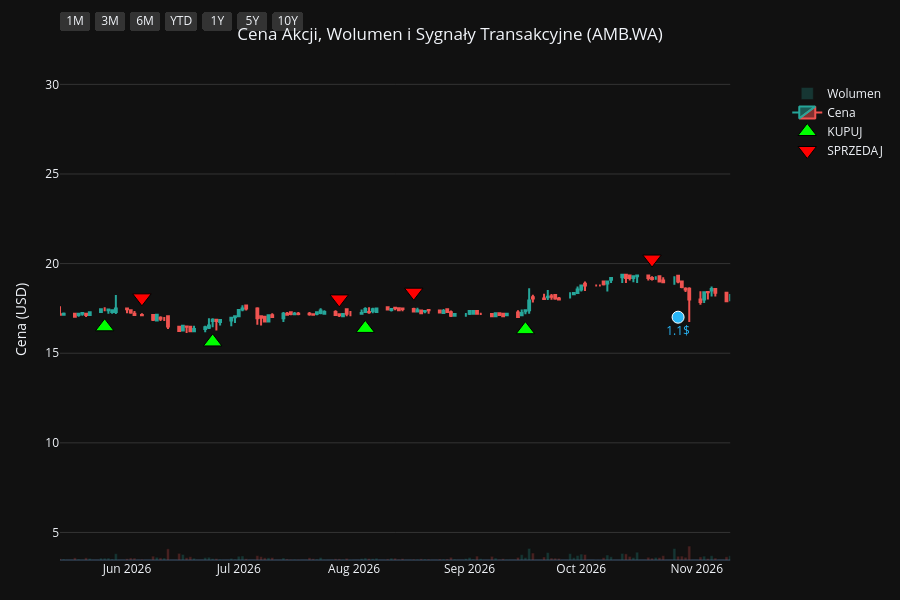
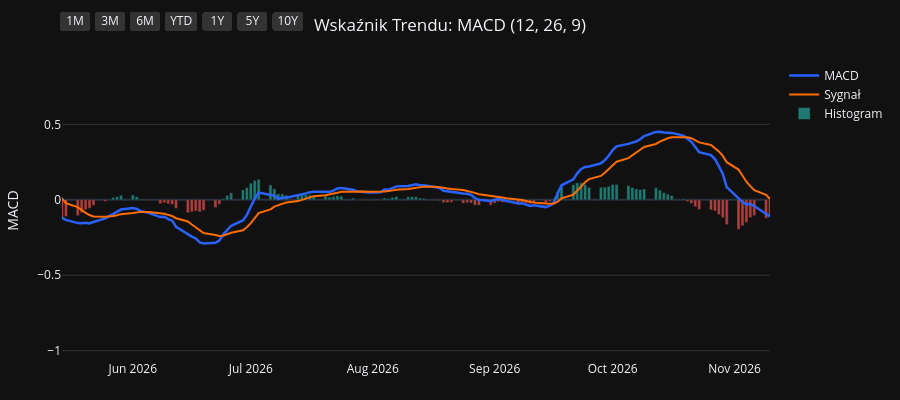
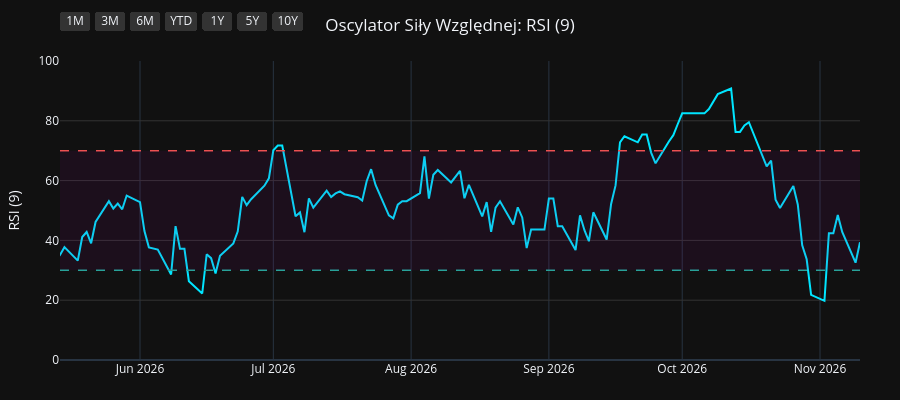
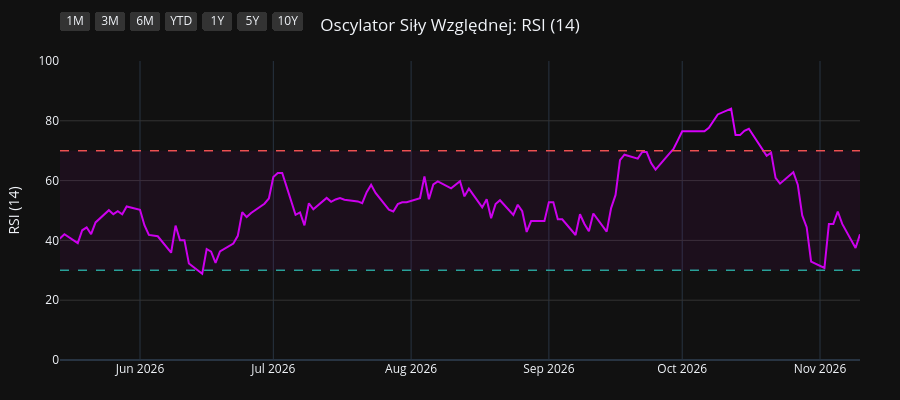

Here is the notebook cell these charts were saved with, in order:
### Code cell
import os
import yfinance as yf
import pandas as pd
import pandas_ta as ta
import plotly.graph_objects as go
from plotly.subplots import make_subplots

# 1. Pobranie i przygotowanie danych
symbol = os.environ.get("STOCK_TICKER", "").strip().upper()
if not symbol:
    raise RuntimeError("Set STOCK_TICKER before running price_extractor.ipynb")
df = yf.Ticker(symbol).history(period="10y")
df.index = df.index.tz_localize(None)

# Wskaźniki i sygnały
df.ta.macd(fast=12, slow=26, signal=9, append=True)
df.ta.rsi(length=9, append=True)
df.ta.rsi(length=14, append=True)
df.ta.rsi(length=21, append=True)
df.dropna(inplace=True)

macd = df['MACD_12_26_9']
signal = df['MACDs_12_26_9']
wczorajszy_macd = macd.shift(1)
wczorajszy_signal = signal.shift(1)

df['Decyzja'] = 'BRAK'
df.loc[(macd > signal) & (wczorajszy_macd <= wczorajszy_signal), 'Decyzja'] = 'KUPUJ'
df.loc[(macd < signal) & (wczorajszy_macd >= wczorajszy_signal), 'Decyzja'] = 'SPRZEDAJ'

df_kupuj = df[df['Decyzja'] == 'KUPUJ']
df_sprzedaj = df[df['Decyzja'] == 'SPRZEDAJ']
df_dywidendy = df[df['Dividends'] > 0]
df_splity = df[df['Stock Splits'] > 0]

# Wspólna konfiguracja osi X
konfiguracja_osi_x = dict(
    type="date",
    showspikes=True, spikemode="across", spikesnap="cursor", spikedash="dot", spikecolor="#ffffff", spikethickness=1, hoverformat="%Y-%m-%d",
    rangeselector=dict(
        buttons=list([
            dict(count=1, label="1M", step="month", stepmode="backward"),
            dict(count=3, label="3M", step="month", stepmode="backward"),
            dict(count=6, label="6M", step="month", stepmode="backward"),
            dict(count=1, label="YTD", step="year", stepmode="todate"),
            dict(count=1, label="1Y", step="year", stepmode="backward"),
            dict(count=5, label="5Y", step="year", stepmode="backward"),
            dict(step="all", label="10Y")
        ]),
        bgcolor="#333333", activecolor="#2962ff", x=0, y=1.1
    )
)

# ==========================================
# WYKRES 1: CENA + WOLUMEN + SYGNAŁY
# ==========================================
fig1 = make_subplots(specs=[[{"secondary_y": True}]])

kolory_wolumenu = ['#26a69a' if row['Close'] >= row['Open'] else '#ef5350' for index, row in df.iterrows()]
fig1.add_trace(go.Bar(x=df.index, y=df['Volume'], marker_color=kolory_wolumenu, opacity=0.25, name='Wolumen'), secondary_y=True)
fig1.add_trace(go.Candlestick(x=df.index, open=df['Open'], high=df['High'], low=df['Low'], close=df['Close'], name='Cena', increasing_line_color='#26a69a', decreasing_line_color='#ef5350'), secondary_y=False)
fig1.add_trace(go.Scatter(x=df_kupuj.index, y=df_kupuj['Low'] * 0.95, customdata=df_kupuj[['Low', 'High']], mode='markers', marker=dict(symbol='triangle-up', size=16, color='#00ff00', line=dict(width=1, color='black')), name='KUPUJ', hovertemplate='KUPUJ<br>Najniższa: %{customdata[0]:.2f}<br>Najwyższa: %{customdata[1]:.2f}<extra></extra>'), secondary_y=False)
fig1.add_trace(go.Scatter(x=df_sprzedaj.index, y=df_sprzedaj['High'] * 1.05, customdata=df_sprzedaj[['Low', 'High']], mode='markers', marker=dict(symbol='triangle-down', size=16, color='#ff0000', line=dict(width=1, color='black')), name='SPRZEDAJ', hovertemplate='SPRZEDAJ<br>Najniższa: %{customdata[0]:.2f}<br>Najwyższa: %{customdata[1]:.2f}<extra></extra>'), secondary_y=False)

if not df_dywidendy.empty:
    fig1.add_trace(go.Scatter(x=df_dywidendy.index, y=df_dywidendy['Low'] * 0.90, mode='markers+text', marker=dict(symbol='circle', size=12, color='#29b6f6', line=dict(width=1, color='white')), text=df_dywidendy['Dividends'].apply(lambda x: f"{x}$"), textposition="bottom center", name='Dywidenda', showlegend=False, hovertemplate='Dywidenda: %{text}<extra></extra>', textfont=dict(color="#29b6f6")), secondary_y=False)
if not df_splity.empty:
                    fig1.add_trace(go.Scatter(x=df_splity.index, y=df_splity['High'], mode='markers+text', marker=dict(symbol='star', size=16, color='#ffee58', line=dict(width=1, color='black')), text=df_splity['Stock Splits'].apply(lambda x: f"{x:g}:1" if x >= 1 else f"1:{1 / x:g}"), textposition="top center", name='Split', hovertemplate='%{text}<extra></extra>', textfont=dict(color="#ffee58")), secondary_y=False)

fig1.update_layout(title=dict(text=f"Cena Akcji, Wolumen i Sygnały Transakcyjne ({symbol})", x=0.5, xanchor='center'), dragmode='pan', xaxis_rangeslider_visible=False, template='plotly_dark', height=600, hovermode='x unified', margin=dict(l=60, r=40, t=60, b=40))
fig1.update_xaxes(**konfiguracja_osi_x)
fig1.update_xaxes(range=[df.index.max() - pd.Timedelta(days=180), df.index.max()])
fig1.update_yaxes(title_text="Cena (USD)", secondary_y=False, gridcolor='#333333')
fig1.update_yaxes(range=[0, df['Volume'].max() * 4], showgrid=False, showticklabels=False, secondary_y=True)
fig1.show(config={'scrollZoom': True})

# ==========================================
# WYKRES 2: WSKAŹNIK MACD
# ==========================================
fig2 = go.Figure()
fig2.add_trace(go.Scatter(x=df.index, y=df['MACD_12_26_9'], line=dict(color='#2962ff', width=2.5), name='MACD'))
fig2.add_trace(go.Scatter(x=df.index, y=df['MACDs_12_26_9'], line=dict(color='#ff6d00', width=2), name='Sygnał'))
kolory_macd = ['#26a69a' if val >= 0 else '#ef5350' for val in df['MACDh_12_26_9']]
fig2.add_trace(go.Bar(x=df.index, y=df['MACDh_12_26_9'], marker_color=kolory_macd, name='Histogram', opacity=0.7))
fig2.update_layout(title=dict(text="Wskaźnik Trendu: MACD (12, 26, 9)", x=0.5, xanchor='center'), dragmode='pan', xaxis_rangeslider_visible=False, template='plotly_dark', height=400, hovermode='x unified', margin=dict(l=60, r=40, t=60, b=40))
fig2.update_xaxes(**konfiguracja_osi_x)
fig2.update_xaxes(range=[df.index.max() - pd.Timedelta(days=180), df.index.max()])
fig2.update_yaxes(title_text="MACD", gridcolor='#333333')
fig2.show(config={'scrollZoom': True})

# ==========================================
# WYKRES 3: OSCYLATOR RSI (9)
# ==========================================
fig3 = go.Figure()
fig3.add_trace(go.Scatter(x=df.index, y=df['RSI_9'], line=dict(color='#00e5ff', width=2), name='RSI (9)'))
fig3.add_hline(y=70, line_dash="dash", line_color="#ef5350", line_width=1.5)
fig3.add_hline(y=30, line_dash="dash", line_color="#26a69a", line_width=1.5)
fig3.add_hrect(y0=30, y1=70, line_width=0, fillcolor="purple", opacity=0.1)
fig3.update_layout(title=dict(text="Oscylator Siły Względnej: RSI (9)", x=0.5, xanchor='center'), dragmode='pan', xaxis_rangeslider_visible=False, template='plotly_dark', height=400, hovermode='x unified', margin=dict(l=60, r=40, t=60, b=40))
fig3.update_xaxes(**konfiguracja_osi_x)
fig3.update_xaxes(range=[df.index.max() - pd.Timedelta(days=180), df.index.max()])
fig3.update_yaxes(title_text="RSI (9)", range=[0, 100], gridcolor='#333333')
fig3.show(config={'scrollZoom': True})

# ==========================================
# WYKRES 4: OSCYLATOR RSI (14)
# ==========================================
fig4 = go.Figure()
fig4.add_trace(go.Scatter(x=df.index, y=df['RSI_14'], line=dict(color='#d500f9', width=2), name='RSI (14)'))
fig4.add_hline(y=70, line_dash="dash", line_color="#ef5350", line_width=1.5)
fig4.add_hline(y=30, line_dash="dash", line_color="#26a69a", line_width=1.5)
fig4.add_hrect(y0=30, y1=70, line_width=0, fillcolor="purple", opacity=0.1)
fig4.update_layout(title=dict(text="Oscylator Siły Względnej: RSI (14)", x=0.5, xanchor='center'), dragmode='pan', xaxis_rangeslider_visible=False, template='plotly_dark', height=400, hovermode='x unified', margin=dict(l=60, r=40, t=60, b=40))
fig4.update_xaxes(**konfiguracja_osi_x)
fig4.update_xaxes(range=[df.index.max() - pd.Timedelta(days=180), df.index.max()])
fig4.update_yaxes(title_text="RSI (14)", range=[0, 100], gridcolor='#333333')
fig4.show(config={'scrollZoom': True})

# ==========================================
# WYKRES 5: OSCYLATOR RSI (21)
# ==========================================
fig5 = go.Figure()
fig5.add_trace(go.Scatter(x=df.index, y=df['RSI_21'], line=dict(color='#64dd17', width=2), name='RSI (21)'))
fig5.add_hline(y=70, line_dash="dash", line_color="#ef5350", line_width=1.5)
fig5.add_hline(y=30, line_dash="dash", line_color="#26a69a", line_width=1.5)
fig5.add_hrect(y0=30, y1=70, line_width=0, fillcolor="purple", opacity=0.1)
fig5.update_layout(title=dict(text="Oscylator Siły Względnej: RSI (21)", x=0.5, xanchor='center'), dragmode='pan', xaxis_rangeslider_visible=False, template='plotly_dark', height=400, hovermode='x unified', margin=dict(l=60, r=40, t=60, b=40))
fig5.update_xaxes(**konfiguracja_osi_x)
fig5.update_xaxes(range=[df.index.max() - pd.Timedelta(days=180), df.index.max()])
fig5.update_yaxes(title_text="RSI (21)", range=[0, 100], gridcolor='#333333')
fig5.show(config={'scrollZoom': True})

### Figure 1 — Plotly figure (JSON) as saved in the notebook; plotly's stock layout.template omitted (floating-point values rounded to 4 significant figures; data arrays with more than 128 entries replaced by an {"elided": "..."} marker saying what was removed)
{"data": [{"marker": {"color": {"elided": "2506 str values"}}, "name": "Wolumen", "opacity": 0.25, "type": "bar", "x": {"elided": "2506 str values"}, "xaxis": "x", "y": {"elided": "2506 int values"}, "yaxis": "y2"}, {"close": {"elided": "2506 float values"}, "decreasing": {"line": {"color": "#ef5350"}}, "high": {"elided": "2506 float values"}, "increasing": {"line": {"color": "#26a69a"}}, "low": {"elided": "2506 float values"}, "name": "Cena", "open": {"elided": "2506 float values"}, "type": "candlestick", "x": {"elided": "2506 str values"}, "xaxis": "x", "yaxis": "y"}, {"customdata": {"elided": "108x2 float values"}, "hovertemplate": "KUPUJ<br>Najniższa: %{customdata[0]:.2f}<br>Najwyższa: %{customdata[1]:.2f}<extra></extra>", "marker": {"color": "#00ff00", "line": {"color": "black", "width": 1}, "size": 16, "symbol": "triangle-up"}, "mode": "markers", "name": "KUPUJ", "type": "scatter", "x": ["2017-02-28T00:00:00", "2017-03-15T00:00:00", "2017-05-09T00:00:00", "2017-07-13T00:00:00", "2017-08-03T00:00:00", "2017-08-09T00:00:00", "2017-08-22T00:00:00", "2017-09-01T00:00:00", "2017-09-08T00:00:00", "2017-10-04T00:00:00", "2017-10-31T00:00:00", "2017-12-19T00:00:00", "2017-12-29T00:00:00", "2018-02-15T00:00:00", "2018-02-26T00:00:00", "2018-03-05T00:00:00", "2018-04-05T00:00:00", "2018-05-14T00:00:00", "2018-06-06T00:00:00", "2018-07-10T00:00:00", "2018-08-21T00:00:00", "2018-09-27T00:00:00", "2018-10-12T00:00:00", "2018-11-02T00:00:00", "2018-11-26T00:00:00", "2019-01-16T00:00:00", "2019-02-05T00:00:00", "2019-02-22T00:00:00", "2019-04-18T00:00:00", "2019-05-28T00:00:00", "2019-06-12T00:00:00", "2019-07-08T00:00:00", "2019-09-04T00:00:00", "2019-10-22T00:00:00", "2019-12-13T00:00:00", "2020-03-25T00:00:00", "2020-05-13T00:00:00", "2020-06-23T00:00:00", "2020-07-10T00:00:00", "2020-08-06T00:00:00", "2020-08-19T00:00:00", "2020-09-29T00:00:00", "2020-11-04T00:00:00", "2020-11-09T00:00:00", "2020-12-01T00:00:00", "2020-12-29T00:00:00", "2021-02-22T00:00:00", "2021-02-24T00:00:00", "2021-03-11T00:00:00", "2021-04-12T00:00:00", "2021-05-14T00:00:00", "2021-07-14T00:00:00", "2021-08-18T00:00:00", "2021-09-09T00:00:00", "2021-12-03T00:00:00", "2022-01-12T00:00:00", "2022-02-10T00:00:00", "2022-02-18T00:00:00", "2022-02-28T00:00:00", "2022-03-15T00:00:00", "2022-05-23T00:00:00", "2022-06-23T00:00:00", "2022-08-03T00:00:00", "2022-08-18T00:00:00", "2022-10-06T00:00:00", "2022-12-12T00:00:00", "2023-01-10T00:00:00", "2023-02-21T00:00:00", "2023-03-16T00:00:00", "2023-04-13T00:00:00", "2023-05-09T00:00:00", "2023-05-19T00:00:00", "2023-05-30T00:00:00", "2023-07-03T00:00:00", "2023-07-07T00:00:00", "2023-08-02T00:00:00", "2023-08-18T00:00:00", "2023-10-16T00:00:00", "2023-11-02T00:00:00", "2023-12-01T00:00:00", "2024-01-23T00:00:00", "2024-03-21T00:00:00", "2024-05-02T00:00:00", "2024-07-19T00:00:00", "2024-08-08T00:00:00", "2024-09-10T00:00:00", "2024-12-06T00:00:00", "2024-12-10T00:00:00", "2025-01-02T00:00:00", "2025-02-10T00:00:00", "2025-04-03T00:00:00", "2025-04-08T00:00:00", "2025-05-14T00:00:00", "2025-05-23T00:00:00", "2025-05-30T00:00:00", "2025-06-20T00:00:00", "2025-09-12T00:00:00", "2025-09-26T00:00:00", "2025-10-28T00:00:00", "2025-12-03T00:00:00", "2025-12-16T00:00:00", "2026-01-02T00:00:00", "2026-02-18T00:00:00", "2026-04-16T00:00:00", "2026-05-26T00:00:00", "2026-06-24T00:00:00", "2026-08-04T00:00:00", "2026-09-16T00:00:00"], "xaxis": "x", "y": [5.39, 5.638, 5.962, 6.281, 6.31, 6.346, 6.381, 6.428, 6.434, 6.67, 6.855, 8.375, 8.543, 8.966, 8.717, 8.717, 8.219, 8.032, 8.593, 8.001, 7.659, 7.285, 7.161, 7.202, 7.268, 8.755, 8.788, 9.283, 9.647, 10.14, 10.31, 10.11, 10.7, 10.97, 11.07, 9.585, 10.62, 12.17, 12.24, 12.24, 12.07, 12.45, 12.09, 12.3, 12.45, 13.63, 14.09, 13.92, 14.13, 13.84, 16.21, 15.78, 15.78, 15.49, 17.66, 18.56, 17.59, 17.07, 16.84, 15.73, 14.91, 14.09, 15.35, 15.69, 14.53, 15.43, 15.34, 16.31, 16.78, 18.82, 18.98, 19.52, 19.84, 20.78, 20.39, 20.62, 20.15, 23.21, 23.74, 22.44, 23.82, 23.91, 22.61, 20.49, 19.27, 18.86, 19.17, 19.0, 18.83, 19.13, 17.9, 17.77, 17.85, 17.73, 17.52, 17.81, 16.51, 15.98, 16.46, 15.72, 15.27, 15.38, 15.14, 16.89, 16.47, 15.63, 16.38, 16.31], "yaxis": "y"}, {"customdata": {"elided": "109x2 float values"}, "hovertemplate": "SPRZEDAJ<br>Najniższa: %{customdata[0]:.2f}<br>Najwyższa: %{customdata[1]:.2f}<extra></extra>", "marker": {"color": "#ff0000", "line": {"color": "black", "width": 1}, "size": 16, "symbol": "triangle-down"}, "mode": "markers", "name": "SPRZEDAJ", "type": "scatter", "x": ["2017-02-02T00:00:00", "2017-03-10T00:00:00", "2017-04-03T00:00:00", "2017-06-08T00:00:00", "2017-07-31T00:00:00", "2017-08-04T00:00:00", "2017-08-10T00:00:00", "2017-08-30T00:00:00", "2017-09-06T00:00:00", "2017-09-21T00:00:00", "2017-10-19T00:00:00", "2017-12-08T00:00:00", "2017-12-25T00:00:00", "2018-01-16T00:00:00", "2018-02-23T00:00:00", "2018-03-01T00:00:00", "2018-03-08T00:00:00", "2018-04-26T00:00:00", "2018-05-28T00:00:00", "2018-06-13T00:00:00", "2018-08-02T00:00:00", "2018-09-07T00:00:00", "2018-10-05T00:00:00", "2018-10-30T00:00:00", "2018-11-21T00:00:00", "2019-01-03T00:00:00", "2019-01-24T00:00:00", "2019-02-19T00:00:00", "2019-03-06T00:00:00", "2019-05-13T00:00:00", "2019-06-11T00:00:00", "2019-06-14T00:00:00", "2019-07-29T00:00:00", "2019-09-20T00:00:00", "2019-11-22T00:00:00", "2020-02-11T00:00:00", "2020-05-05T00:00:00", "2020-06-10T00:00:00", "2020-06-24T00:00:00", "2020-07-21T00:00:00", "2020-08-17T00:00:00", "2020-09-03T00:00:00", "2020-10-13T00:00:00", "2020-11-06T00:00:00", "2020-11-24T00:00:00", "2020-12-16T00:00:00", "2021-01-14T00:00:00", "2021-02-23T00:00:00", "2021-03-02T00:00:00", "2021-03-23T00:00:00", "2021-05-13T00:00:00", "2021-05-26T00:00:00", "2021-08-12T00:00:00", "2021-08-24T00:00:00", "2021-10-07T00:00:00", "2022-01-04T00:00:00", "2022-01-17T00:00:00", "2022-02-14T00:00:00", "2022-02-21T00:00:00", "2022-03-01T00:00:00", "2022-04-13T00:00:00", "2022-06-13T00:00:00", "2022-08-01T00:00:00", "2022-08-04T00:00:00", "2022-08-26T00:00:00", "2022-11-21T00:00:00", "2022-12-19T00:00:00", "2023-02-14T00:00:00", "2023-03-10T00:00:00", "2023-04-04T00:00:00", "2023-04-18T00:00:00", "2023-05-17T00:00:00", "2023-05-25T00:00:00", "2023-06-06T00:00:00", "2023-07-04T00:00:00", "2023-07-10T00:00:00", "2023-08-03T00:00:00", "2023-09-26T00:00:00", "2023-10-25T00:00:00", "2023-11-09T00:00:00", "2024-01-09T00:00:00", "2024-02-23T00:00:00", "2024-04-12T00:00:00", "2024-06-05T00:00:00", "2024-07-26T00:00:00", "2024-09-05T00:00:00", "2024-10-25T00:00:00", "2024-12-09T00:00:00", "2024-12-20T00:00:00", "2025-01-21T00:00:00", "2025-02-28T00:00:00", "2025-04-04T00:00:00", "2025-05-13T00:00:00", "2025-05-15T00:00:00", "2025-05-26T00:00:00", "2025-06-17T00:00:00", "2025-07-25T00:00:00", "2025-09-17T00:00:00", "2025-10-22T00:00:00", "2025-11-06T00:00:00", "2025-12-04T00:00:00", "2025-12-18T00:00:00", "2026-01-22T00:00:00", "2026-03-20T00:00:00", "2026-04-28T00:00:00", "2026-06-05T00:00:00", "2026-07-28T00:00:00", "2026-08-17T00:00:00", "2026-10-20T00:00:00"], "xaxis": "x", "y": [5.801, 6.062, 6.616, 7.333, 7.17, 7.105, 7.203, 7.079, 7.059, 7.359, 7.431, 8.995, 9.36, 10.29, 9.566, 9.635, 9.669, 8.947, 9.153, 9.566, 9.084, 8.74, 8.018, 7.851, 7.96, 9.457, 9.64, 10.11, 10.95, 11.47, 11.58, 11.65, 11.83, 12.71, 12.46, 15.01, 12.12, 13.18, 13.87, 13.64, 13.76, 14.18, 14.02, 13.72, 13.87, 14.9, 15.42, 15.86, 15.74, 15.74, 18.0, 18.95, 17.44, 17.76, 20.61, 20.76, 21.01, 19.28, 19.36, 19.11, 18.86, 16.06, 17.22, 17.13, 17.92, 17.33, 17.25, 18.16, 18.89, 20.37, 20.97, 21.67, 22.01, 22.71, 23.14, 23.14, 23.23, 25.91, 26.69, 26.87, 26.33, 28.4, 26.51, 25.88, 22.42, 21.03, 24.27, 21.7, 20.53, 21.84, 21.94, 20.2, 20.06, 20.06, 19.92, 19.78, 20.62, 18.21, 18.36, 18.47, 17.41, 17.14, 17.22, 18.96, 19.16, 18.09, 18.03, 18.41, 20.25], "yaxis": "y"}, {"hovertemplate": "Dywidenda: %{text}<extra></extra>", "marker": {"color": "#29b6f6", "line": {"color": "white", "width": 1}, "size": 12, "symbol": "circle"}, "mode": "markers+text", "name": "Dywidenda", "showlegend": false, "text": ["0.6$", "0.68$", "0.7$", "0.7$", "0.95$", "1.0$", "1.1$", "1.1$", "1.1$", "1.1$"], "textfont": {"color": "#29b6f6"}, "textposition": "bottom center", "type": "scatter", "x": ["2017-10-20T00:00:00", "2018-10-23T00:00:00", "2019-10-29T00:00:00", "2020-10-26T00:00:00", "2021-11-02T00:00:00", "2022-11-02T00:00:00", "2023-11-02T00:00:00", "2024-10-29T00:00:00", "2025-10-31T00:00:00", "2026-10-27T00:00:00"], "xaxis": "x", "y": [6.341, 6.51, 10.42, 11.45, 16.24, 14.41, 22.49, 20.09, 15.91, 17.01], "yaxis": "y"}], "layout": {"dragmode": "pan", "height": 600, "hovermode": "x unified", "margin": {"b": 40, "l": 60, "r": 40, "t": 60}, "title": {"text": "Cena Akcji, Wolumen i Sygnały Transakcyjne (AMB.WA)", "x": 0.5, "xanchor": "center"}, "xaxis": {"anchor": "y", "domain": [0.0, 0.94], "hoverformat": "%Y-%m-%d", "range": ["2026-05-14T00:00:00", "2026-11-10T00:00:00"], "rangeselector": {"activecolor": "#2962ff", "bgcolor": "#333333", "buttons": [{"count": 1, "label": "1M", "step": "month", "stepmode": "backward"}, {"count": 3, "label": "3M", "step": "month", "stepmode": "backward"}, {"count": 6, "label": "6M", "step": "month", "stepmode": "backward"}, {"count": 1, "label": "YTD", "step": "year", "stepmode": "todate"}, {"count": 1, "label": "1Y", "step": "year", "stepmode": "backward"}, {"count": 5, "label": "5Y", "step": "year", "stepmode": "backward"}, {"label": "10Y", "step": "all"}], "x": 0, "y": 1.1}, "rangeslider": {"visible": false}, "showspikes": true, "spikecolor": "#ffffff", "spikedash": "dot", "spikemode": "across", "spikesnap": "cursor", "spikethickness": 1, "type": "date"}, "yaxis": {"anchor": "x", "domain": [0.0, 1.0], "gridcolor": "#333333", "title": {"text": "Cena (USD)"}}, "yaxis2": {"anchor": "x", "overlaying": "y", "range": [0, 1433520], "showgrid": false, "showticklabels": false, "side": "right"}}}

### Figure 2 — Plotly figure (JSON) as saved in the notebook; plotly's stock layout.template omitted (floating-point values rounded to 4 significant figures; data arrays with more than 128 entries replaced by an {"elided": "..."} marker saying what was removed)
{"data": [{"line": {"color": "#2962ff", "width": 2.5}, "name": "MACD", "type": "scatter", "x": {"elided": "2506 str values"}, "y": {"elided": "2506 float values"}}, {"line": {"color": "#ff6d00", "width": 2}, "name": "Sygnał", "type": "scatter", "x": {"elided": "2506 str values"}, "y": {"elided": "2506 float values"}}, {"marker": {"color": {"elided": "2506 str values"}}, "name": "Histogram", "opacity": 0.7, "type": "bar", "x": {"elided": "2506 str values"}, "y": {"elided": "2506 float values"}}], "layout": {"dragmode": "pan", "height": 400, "hovermode": "x unified", "margin": {"b": 40, "l": 60, "r": 40, "t": 60}, "title": {"text": "Wskaźnik Trendu: MACD (12, 26, 9)", "x": 0.5, "xanchor": "center"}, "xaxis": {"hoverformat": "%Y-%m-%d", "range": ["2026-05-14T00:00:00", "2026-11-10T00:00:00"], "rangeselector": {"activecolor": "#2962ff", "bgcolor": "#333333", "buttons": [{"count": 1, "label": "1M", "step": "month", "stepmode": "backward"}, {"count": 3, "label": "3M", "step": "month", "stepmode": "backward"}, {"count": 6, "label": "6M", "step": "month", "stepmode": "backward"}, {"count": 1, "label": "YTD", "step": "year", "stepmode": "todate"}, {"count": 1, "label": "1Y", "step": "year", "stepmode": "backward"}, {"count": 5, "label": "5Y", "step": "year", "stepmode": "backward"}, {"label": "10Y", "step": "all"}], "x": 0, "y": 1.1}, "rangeslider": {"visible": false}, "showspikes": true, "spikecolor": "#ffffff", "spikedash": "dot", "spikemode": "across", "spikesnap": "cursor", "spikethickness": 1, "type": "date"}, "yaxis": {"gridcolor": "#333333", "title": {"text": "MACD"}}}}

### Figure 3 — Plotly figure (JSON) as saved in the notebook; plotly's stock layout.template omitted (floating-point values rounded to 4 significant figures; data arrays with more than 128 entries replaced by an {"elided": "..."} marker saying what was removed)
{"data": [{"line": {"color": "#00e5ff", "width": 2}, "name": "RSI (9)", "type": "scatter", "x": {"elided": "2506 str values"}, "y": {"elided": "2506 float values"}}], "layout": {"dragmode": "pan", "height": 400, "hovermode": "x unified", "margin": {"b": 40, "l": 60, "r": 40, "t": 60}, "shapes": [{"line": {"color": "#ef5350", "dash": "dash", "width": 1.5}, "type": "line", "x0": 0, "x1": 1, "xref": "x domain", "y0": 70, "y1": 70, "yref": "y"}, {"line": {"color": "#26a69a", "dash": "dash", "width": 1.5}, "type": "line", "x0": 0, "x1": 1, "xref": "x domain", "y0": 30, "y1": 30, "yref": "y"}, {"fillcolor": "purple", "line": {"width": 0}, "opacity": 0.1, "type": "rect", "x0": 0, "x1": 1, "xref": "x domain", "y0": 30, "y1": 70, "yref": "y"}], "title": {"text": "Oscylator Siły Względnej: RSI (9)", "x": 0.5, "xanchor": "center"}, "xaxis": {"hoverformat": "%Y-%m-%d", "range": ["2026-05-14T00:00:00", "2026-11-10T00:00:00"], "rangeselector": {"activecolor": "#2962ff", "bgcolor": "#333333", "buttons": [{"count": 1, "label": "1M", "step": "month", "stepmode": "backward"}, {"count": 3, "label": "3M", "step": "month", "stepmode": "backward"}, {"count": 6, "label": "6M", "step": "month", "stepmode": "backward"}, {"count": 1, "label": "YTD", "step": "year", "stepmode": "todate"}, {"count": 1, "label": "1Y", "step": "year", "stepmode": "backward"}, {"count": 5, "label": "5Y", "step": "year", "stepmode": "backward"}, {"label": "10Y", "step": "all"}], "x": 0, "y": 1.1}, "rangeslider": {"visible": false}, "showspikes": true, "spikecolor": "#ffffff", "spikedash": "dot", "spikemode": "across", "spikesnap": "cursor", "spikethickness": 1, "type": "date"}, "yaxis": {"gridcolor": "#333333", "range": [0, 100], "title": {"text": "RSI (9)"}}}}

### Figure 4 — Plotly figure (JSON) as saved in the notebook; plotly's stock layout.template omitted (floating-point values rounded to 4 significant figures; data arrays with more than 128 entries replaced by an {"elided": "..."} marker saying what was removed)
{"data": [{"line": {"color": "#d500f9", "width": 2}, "name": "RSI (14)", "type": "scatter", "x": {"elided": "2506 str values"}, "y": {"elided": "2506 float values"}}], "layout": {"dragmode": "pan", "height": 400, "hovermode": "x unified", "margin": {"b": 40, "l": 60, "r": 40, "t": 60}, "shapes": [{"line": {"color": "#ef5350", "dash": "dash", "width": 1.5}, "type": "line", "x0": 0, "x1": 1, "xref": "x domain", "y0": 70, "y1": 70, "yref": "y"}, {"line": {"color": "#26a69a", "dash": "dash", "width": 1.5}, "type": "line", "x0": 0, "x1": 1, "xref": "x domain", "y0": 30, "y1": 30, "yref": "y"}, {"fillcolor": "purple", "line": {"width": 0}, "opacity": 0.1, "type": "rect", "x0": 0, "x1": 1, "xref": "x domain", "y0": 30, "y1": 70, "yref": "y"}], "title": {"text": "Oscylator Siły Względnej: RSI (14)", "x": 0.5, "xanchor": "center"}, "xaxis": {"hoverformat": "%Y-%m-%d", "range": ["2026-05-14T00:00:00", "2026-11-10T00:00:00"], "rangeselector": {"activecolor": "#2962ff", "bgcolor": "#333333", "buttons": [{"count": 1, "label": "1M", "step": "month", "stepmode": "backward"}, {"count": 3, "label": "3M", "step": "month", "stepmode": "backward"}, {"count": 6, "label": "6M", "step": "month", "stepmode": "backward"}, {"count": 1, "label": "YTD", "step": "year", "stepmode": "todate"}, {"count": 1, "label": "1Y", "step": "year", "stepmode": "backward"}, {"count": 5, "label": "5Y", "step": "year", "stepmode": "backward"}, {"label": "10Y", "step": "all"}], "x": 0, "y": 1.1}, "rangeslider": {"visible": false}, "showspikes": true, "spikecolor": "#ffffff", "spikedash": "dot", "spikemode": "across", "spikesnap": "cursor", "spikethickness": 1, "type": "date"}, "yaxis": {"gridcolor": "#333333", "range": [0, 100], "title": {"text": "RSI (14)"}}}}
